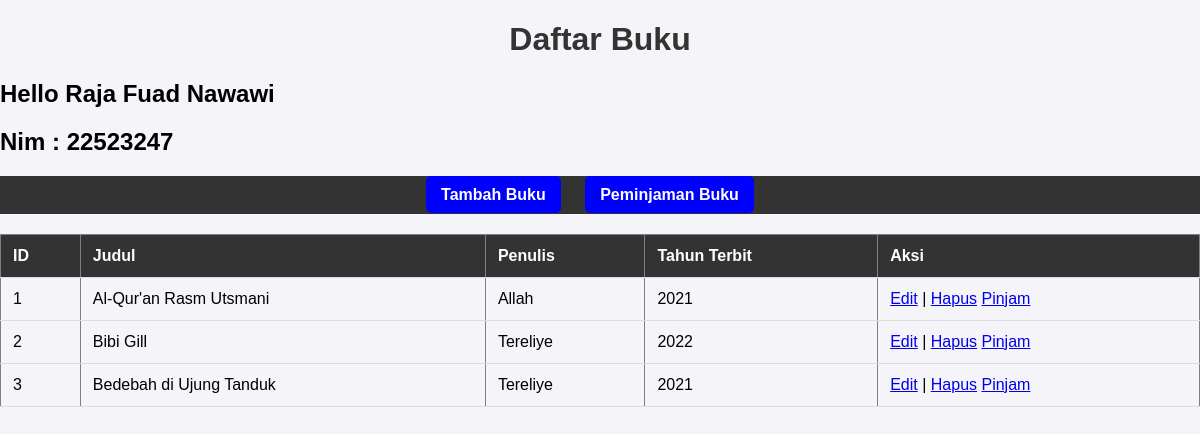
Before: / with the older database file.
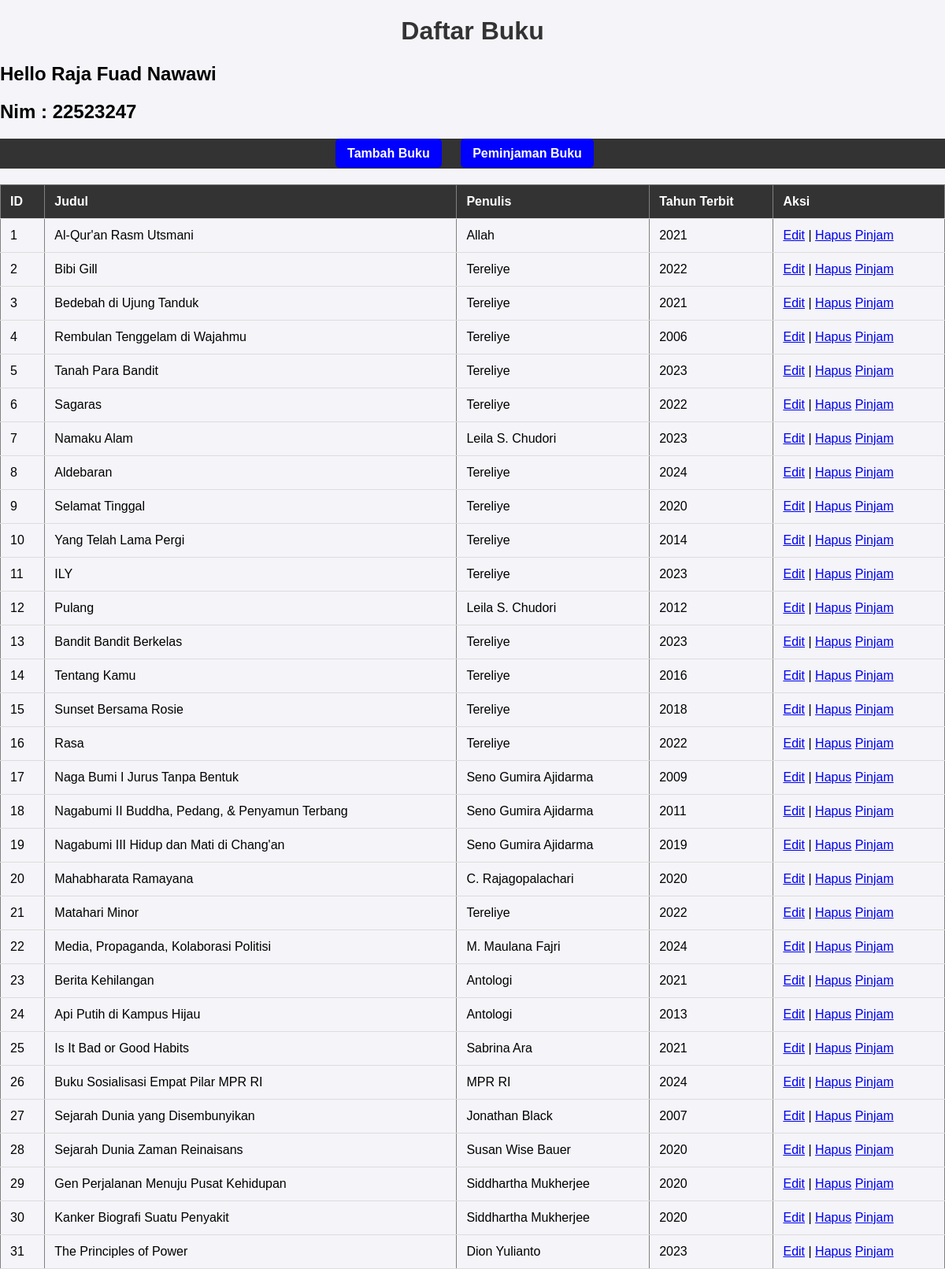
After: the same page with the newer database file.
### tables this page shows
CREATE TABLE "Buku" (
	"Id"	INTEGER,
	"Judul"	TEXT,
	"Penulis"	TEXT,
	"Tahun"	INTEGER,
	PRIMARY KEY("Id" AUTOINCREMENT)
);

### app.py (the view)
@app.route('/')
def index():
    conn = get_db_connection()
    books = conn.execute('SELECT * FROM Buku').fetchall()  # Menggunakan nama tabel 'Buku' (huruf kapital)
    conn.close()
    return render_template('index.html', books=books)

### app.py (called while the page is built)
def get_db_connection():
    conn = sqlite3.connect('dbSqlite.db')  # pastikan nama file database sesuai
    conn.row_factory = sqlite3.Row  # Memungkinkan hasil query seperti dictionary
    print("Database Connected Successfully!")
    return conn

### Templates/index.html (shortened to what this page needs)
<!DOCTYPE html>
<html lang="en">
<head>
    <link rel="stylesheet" href="{{ url_for('static', filename='css/style.css') }}">
</head>
<body>
    <h1>Daftar Buku</h1>
    <h2>Hello Raja Fuad Nawawi</h2>
    <h2>Nim : 22523247</h2>
    <nav>
        <ul>
            <li><a href="/add">Tambah Buku</a></li>
            <li><a href="/peminjaman">Peminjaman Buku</a></li>
        </ul>
    </nav>
    <table border="1">
        <tr>
            <th>ID</th>
            <th>Judul</th>
            <th>Penulis</th>
            <th>Tahun Terbit</th>
            <th>Aksi</th>
        </tr>
        {% for book in books %}
        <tr>
            <td>{{ book['id'] }}</td>
            <td>{{ book['judul'] }}</td>
            <td>{{ book['penulis'] }}</td>
            <td>{{ book['tahun'] }}</td>
            <td>
                <a href="/edit/{{ book['id'] }}">Edit</a> |
                <a href="/delete/{{ book['id'] }}">Hapus</a>
                <a href="/peminjaman?book_id={{ book.id }}">Pinjam</a>
            </td>
        </tr>
        {% endfor %}
    </table>
</body>
</html>

### static/css/style.css (style rules this page uses)
body { font-family: Arial, sans-serif; background-color: #f4f4f9; margin: 0; padding: 0; }
nav { background-color: #333; padding: 10px 0; text-align: center; margin-bottom: 20px; }
nav ul { list-style-type: none; padding: 0; margin: 0; }
nav ul li { display: inline-block; margin-right: 20px; }
nav ul li a { text-decoration: none; color: white; font-weight: bold; padding: 10px 15px; border-radius: 5px; transition: background-color 0.3s; }
h1 { text-align: center; color: #333; }
table { width: 100%; border-collapse: collapse; margin-top: 20px; }
th, td { padding: 12px; text-align: left; border-bottom: 1px solid #ddd; }
th { background-color: #333; color: white; }
nav a { background-color: blue; }

Changed rows visible on the page:
added Buku: id "4", judul "Rembulan Tenggelam di Wajahmu", penulis "Tereliye", tahun "2006"
added Buku: id "5", judul "Tanah Para Bandit", penulis "Tereliye", tahun "2023"
added Buku: id "6", judul "Sagaras", penulis "Tereliye", tahun "2022"
added Buku: id "7", judul "Namaku Alam", penulis "Leila S. Chudori", tahun "2023"
added Buku: id "8", judul "Aldebaran", penulis "Tereliye", tahun "2024"
added Buku: id "9", judul "Selamat Tinggal", penulis "Tereliye", tahun "2020"
added Buku: id "10", judul "Yang Telah Lama Pergi", penulis "Tereliye", tahun "2014"
added Buku: id "11", judul "ILY", penulis "Tereliye", tahun "2023"
added Buku: id "12", judul "Pulang", penulis "Leila S. Chudori", tahun "2012"
added Buku: id "13", judul "Bandit Bandit Berkelas", penulis "Tereliye", tahun "2023"
added Buku: id "14", judul "Tentang Kamu", penulis "Tereliye", tahun "2016"
added Buku: id "15", judul "Sunset Bersama Rosie", penulis "Tereliye", tahun "2018"
added Buku: id "16", judul "Rasa", penulis "Tereliye", tahun "2022"
added Buku: id "17", judul "Naga Bumi I Jurus Tanpa Bentuk", penulis "Seno Gumira Ajidarma", tahun "2009"
added Buku: id "18", judul "Nagabumi II Buddha, Pedang, & Penyamun Terbang", penulis "Seno Gumira Ajidarma", tahun "2011"
added Buku: id "19", judul "Nagabumi III Hidup dan Mati di Chang'an", penulis "Seno Gumira Ajidarma", tahun "2019"
added Buku: id "20", judul "Mahabharata Ramayana", penulis "C. Rajagopalachari", tahun "2020"
added Buku: id "21", judul "Matahari Minor", penulis "Tereliye", tahun "2022"
added Buku: id "22", judul "Media, Propaganda, Kolaborasi Politisi", penulis "M. Maulana Fajri", tahun "2024"
added Buku: id "23", judul "Berita Kehilangan", penulis "Antologi", tahun "2021"
added Buku: id "24", judul "Api Putih di Kampus Hijau", penulis "Antologi", tahun "2013"
added Buku: id "25", judul "Is It Bad or Good Habits", penulis "Sabrina Ara", tahun "2021"
added Buku: id "26", judul "Buku Sosialisasi Empat Pilar MPR RI", penulis "MPR RI", tahun "2024"
added Buku: id "27", judul "Sejarah Dunia yang Disembunyikan", penulis "Jonathan Black", tahun "2007"
added Buku: id "28", judul "Sejarah Dunia Zaman Reinaisans", penulis "Susan Wise Bauer", tahun "2020"
added Buku: id "29", judul "Gen Perjalanan Menuju Pusat Kehidupan", penulis "Siddhartha Mukherjee", tahun "2020"
added Buku: id "30", judul "Kanker Biografi Suatu Penyakit", penulis "Siddhartha Mukherjee", tahun "2020"
added Buku: id "31", judul "The Principles of Power", penulis "Dion Yulianto", tahun "2023"
